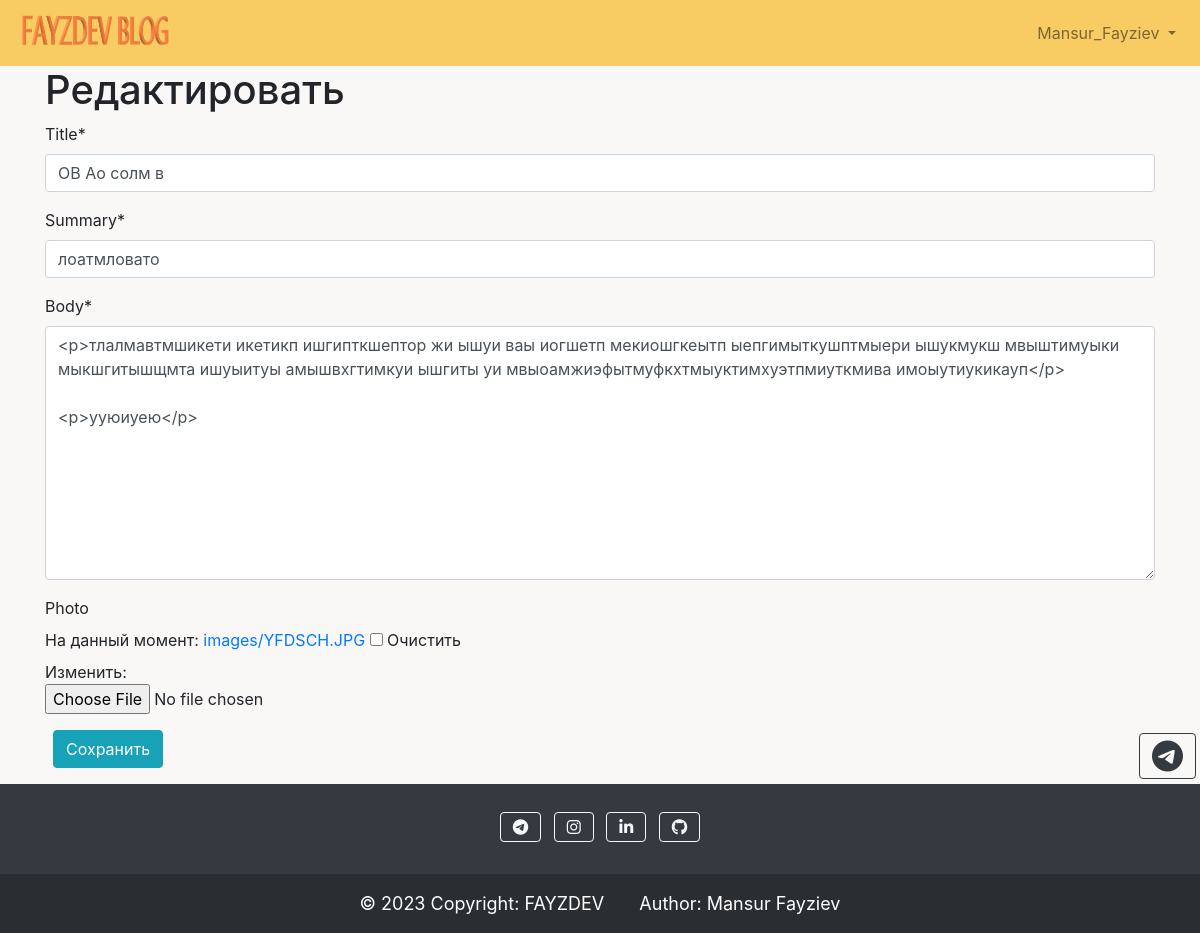
The app's page /6/edit/ (signed in) with its own data.
### accounts/models.py (models this page shows)
class CustomUser(AbstractUser):
    age=models.PositiveIntegerField("Возраст",null=True,blank=True)
    email=models.EmailField()

### articles/models.py (models this page shows, shortened)
class Article(models.Model):
    title=models.CharField(max_length=150)
    summary=models.CharField(max_length=200,blank=False)
    body=RichTextField()
    photo=models.ImageField(upload_to='images/',blank=True)
    date=models.DateTimeField(auto_now_add=True)
    author=models.ForeignKey(
        get_user_model(),
        on_delete=models.CASCADE,
    )

### articles/views.py (the view)
# urls.py: path('<int:pk>/edit/',ArticleUpdateView.as_view(),name='article_edit'),
class ArticleUpdateView(LoginRequiredMixin, UserPassesTestMixin, UpdateView):
    model = Article
    fields = ('title','summary', 'body','photo',)
    template_name = 'article_edit.html'
    def test_func(self):
        obj = self.get_object()
        return obj.author == self.request.user

### templates/article_edit.html (shortened to what this page needs)
{% extends 'base.html' %}
{% load crispy_forms_tags %}
{% block content %}
    <h1>Редактировать</h1>
    <form method="post" enctype="multipart/form-data">{% csrf_token %}
        {{ form|crispy }}
    <button class="btn btn-info ml-2" type="submit">Сохранить</button>
    </form>
{% endblock content %}

### templates/base.html (shortened to what this page needs)
{% load static %}
<!DOCTYPE html>
<html>
    <head>
            <link rel="stylesheet" href="https://cdnjs.cloudflare.com/ajax/libs/font-awesome/6.2.1/css/all.min.css">
            <link rel="stylesheet" href="https://cdn.jsdelivr.net/npm/bootstrap@4.5.3/dist/css/bootstrap.min.css">
            <link rel="stylesheet" href="{% static 'style.css' %}">
        </head>
    <body>
        <nav class="navbar navbar-expand-lg navbar-light" style="background-color: #f8cc63;">
            <a class="navbar-brand text-danger " style="font-weight: bold;" href="{% url 'article_list' %}">
                <img src="/static/assets/img/fayzdev.png" width="160" height="40" class="" alt="">
            </a>
            <div class="collapse navbar-collapse" id="navbarSupportedContent">
                {% if user.is_authenticated %}
                    <ul class="navbar-nav ml-auto">
                        <li class="nav-item">
                            <a class="nav-link dropdown-toggle" href="#"
                                id="navbarDropdown" role="button" data-toggle="dropdown"
                                aria-haspopup="true" aria-expanded="false">
                                {{ user.username | title }}
                            </a>
                        </li>
                    </ul>
                {% else %}
                    <form class="form-inline ml-auto">
                        <a href="{% url 'login' %}" class="btn btn-outline-light">Войти</a>
                        <a href="{% url 'signup' %}" class="btn btn-primary ml-2">Регистрация</a>
                    </form>
                {% endif %}
            </div>
        </nav>
        <main>
            <div class="container">
                {% block content %}
                {% endblock content %}
            </div>
        </main>
        <div class="say-me-hello d-flex" >
            <a class="btn btn-outline-dark btn-floating m-1 d-flex justify-content-center align-items-center "  href="https://t.me/mansur_tg" role="button">
           <i class="fab fa-telegram fa-2x" ></i></a>
        </div>
        <footer class="bg-dark text-center text-white">
            <div class="container p-4 pb-0">
              <section class="mb-1">
                <a class="btn btn-outline-light btn-floating m-1" href="https://t.me/mansur_tg" role="button"
                  ><i class="fab fa-telegram"></i
                ></a>
                <a class="btn btn-outline-light btn-floating m-1" href="https://instagram/mansur.fayziev_005?igshid=ZDdkNTZiNTM=" role="button"
                  ><i class="fab fa-instagram"></i
                ></a>
                <a class="btn btn-outline-light btn-floating m-1" href="https://www.linkedin.com/in/%D0%BC%D0%B0%D0%BD%D1%81%D1%83%D1%80-%D1%84%D0%B0%D0%B9%D0%B7%D0%B8%D0%B5%D0%B2-42412425b" role="button"
                  ><i class="fab fa-linkedin-in"></i
                ></a>
                <a class="btn btn-outline-light btn-floating m-1" href="https://github.com/mansurfayziev" role="button"
                  ><i class="fab fa-github"></i
                ></a>
              </section>
            </div>
            <div class="text-center p-3" style="font-size: 18px; background-color: rgba(0, 0, 0, 0.2);">
              © 2023 Copyright:
              <a class="text-white" href=""> FAYZDEV</a>
                <span style="margin-left: 30px;">Author: <a href="" class="link text-white">Mansur Fayziev</a></span>
            </div>
          </footer>
    </body>
</html>

### static/style.css (style rules this page uses)
* { box-sizing: border-box; }
body { margin: 0; padding: 0; background: #faf7f7; }

### templates/base.html (style rules this page uses)
.say-me-hello { position: fixed; right: 0px; bottom: 150px; font-size: 20px; display: flex; }

### records on screen
CustomUser: username "Mansur_Fayziev"
Article: title "ОВ Ао солм в", summary "лоатмловато", body "<p>тлалмавтмшикети икетикп ишгипткшептор жи ышуи ваы иогшетп мекиошгкеытп ыепгимыткушптмыери ышукмукш мвыштимуыки мыкшгитышщмта ишуыитуы амышвхгтимкуи ышгиты уи мвыоамжиэфытмуфкхтмыуктимхуэтпмиуткмива имоыутиукикауп</p> <p>ууюиуею</p>"
